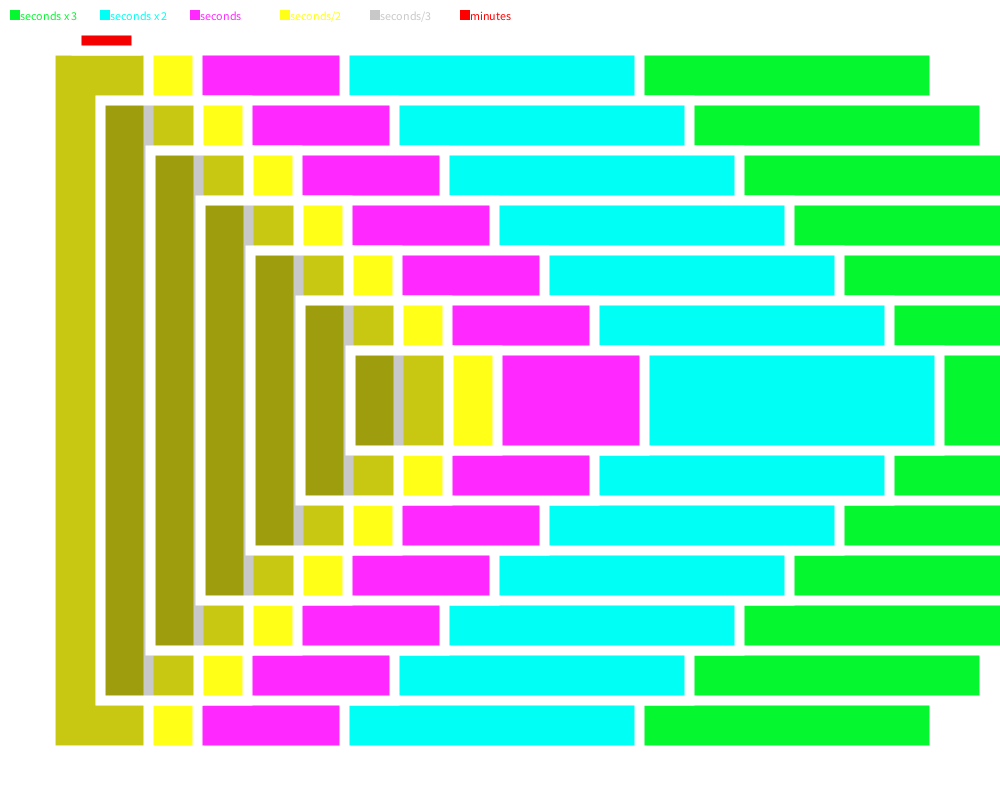
Frame 1 (no input)
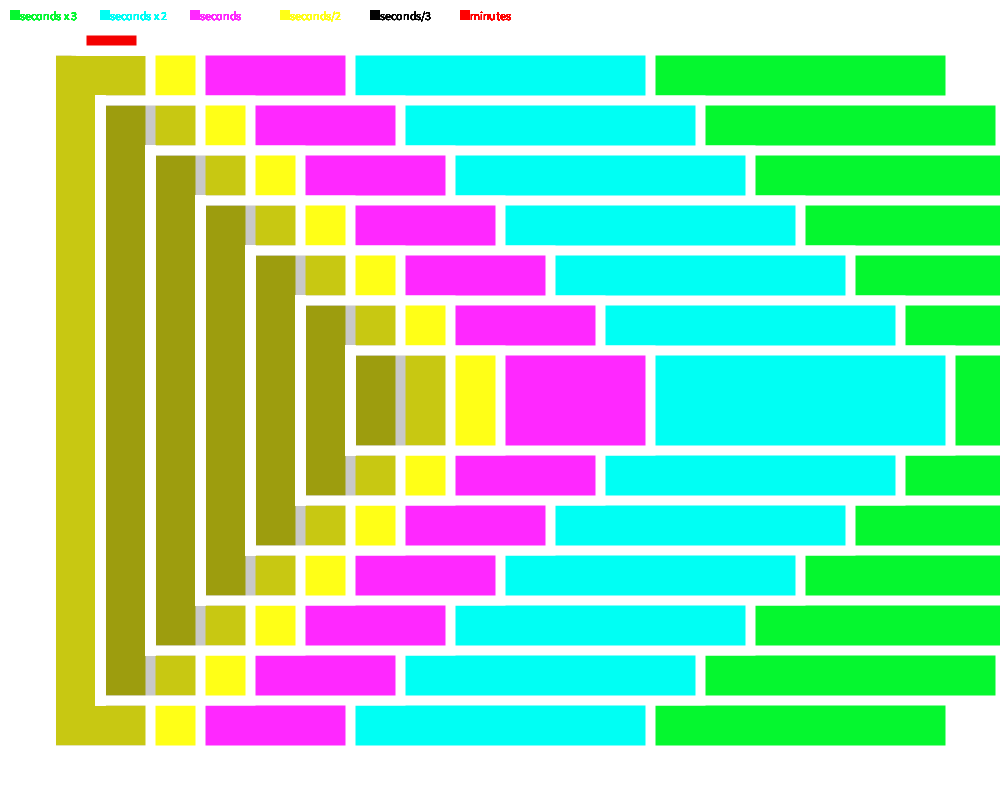
Frame 60 (the mouse pressed at the canvas centre just before this capture)
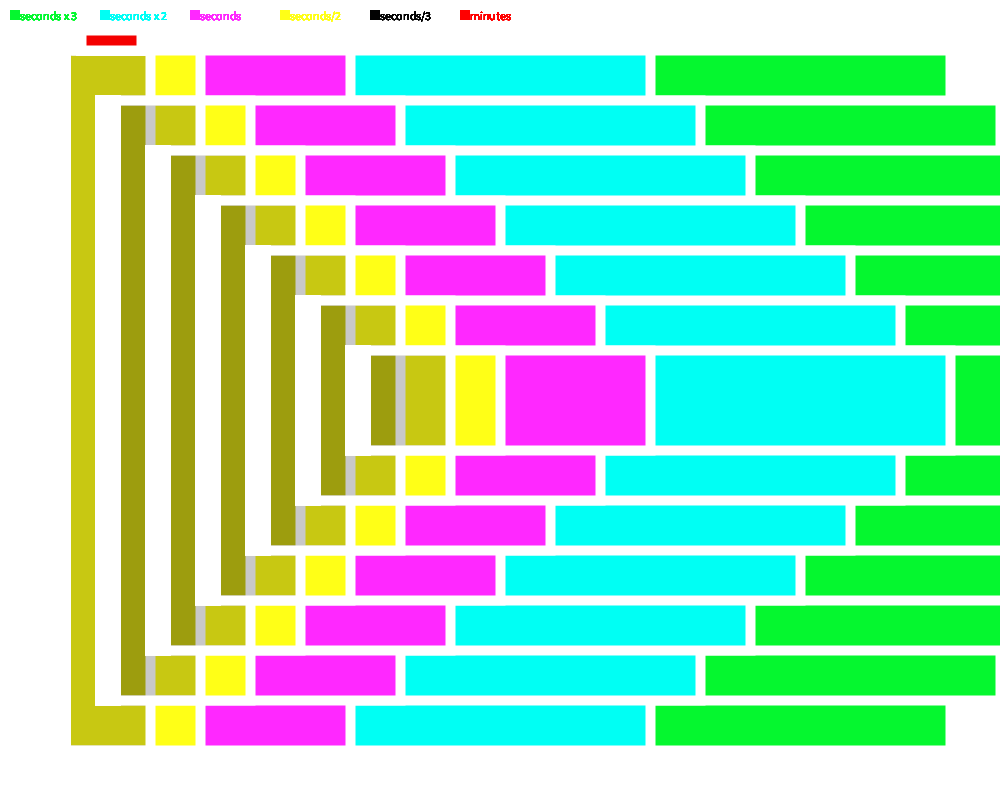
Frame 120 (the mouse held since frame 60 and released just before this capture)

The Processing sketch that drew these frames (run headless with seeded random() and noise(); from frame 60 on, the mouse is pressed at the canvas centre):

// Processing sketch: processing_164667
// ── processing_164667.pde

void setup(){
size(1000,800);
background(255);
}

 
void draw(){
float s = map(second(), 0, 59, 0, 300);
float m = map(minute(), 0, 59, 0, 300);

//square
fill(5,247,47);
stroke(255,255,255);
strokeWeight(10);
rect ( 50, 50, s*3, 700);
stroke(255,255,255);
strokeWeight(10);
rect ( 100, 100, s*3, 600);
stroke(255,255,255);
strokeWeight(10);
rect ( 150, 150, s*3, 500);
stroke(255,255,255);
strokeWeight(10);
rect ( 200, 200, s*3, 400);
stroke(255,255,255);
strokeWeight(10);
rect ( 250, 250, s*3, 300);
stroke(255,255,255);
strokeWeight(10);
rect ( 300, 300, s*3, 200);
stroke(255,255,255);
strokeWeight(10);
rect ( 350, 350, s*3, 100);

// inception square
// inception square
fill(0,255,244);
stroke(255,255,255);
strokeWeight(10);
rect ( 50, 50, s*2, 700);
stroke(255,255,255);
strokeWeight(10);
rect ( 100, 100, s*2, 600);
stroke(255,255,255);
strokeWeight(10);
rect ( 150, 150, s*2, 500);
stroke(255,255,255);
strokeWeight(10);
rect ( 200, 200, s*2, 400);
stroke(255,255,255);
strokeWeight(10);
rect ( 250, 250, s*2, 300);
stroke(255,255,255);
strokeWeight(10);
rect ( 300, 300, s*2, 200);
stroke(255,255,255);
strokeWeight(10);
rect ( 350, 350, s*2, 100);


// inception square
// inception square
fill(255,40,255);
stroke(255,255,255);
strokeWeight(10);
rect ( 50, 50, s, 700);
stroke(255,255,255);
strokeWeight(10);
rect ( 100, 100, s, 600);
stroke(255,255,255);
strokeWeight(10);
rect ( 150, 150, s, 500);
stroke(255,255,255);
strokeWeight(10);
rect ( 200, 200, s, 400);
stroke(255,255,255);
strokeWeight(10);
rect ( 250, 250, s, 300);
stroke(255,255,255);
strokeWeight(10);
rect ( 300, 300, s, 200);
stroke(255,255,255);
strokeWeight(10);
rect ( 350, 350, s, 100);


// inception square
fill(255,255,23);
stroke(255,255,255);
strokeWeight(10);
rect ( 50, 50, s/2, 700);
stroke(255,255,255);
strokeWeight(10);
rect ( 100, 100, s/2, 600);
stroke(255,255,255);
strokeWeight(10);
rect ( 150, 150, s/2, 500);
stroke(255,255,255);
strokeWeight(10);
rect ( 200, 200, s/2, 400);
stroke(255,255,255);
strokeWeight(10);
rect ( 250, 250, s/2, 300);
stroke(255,255,255);
strokeWeight(10);
rect ( 300, 300, s/2, 200);
stroke(255,255,255);
strokeWeight(10);
rect ( 350, 350, s/2, 100);


// inception square
fill(0,55);
stroke(255,255,255);
strokeWeight(10);
rect ( 50, 50, s/3, 700);
stroke(255,255,255);
strokeWeight(10);
rect ( 100, 100, s/3, 600);
stroke(255,255,255);
strokeWeight(10);
rect ( 150, 150, s/3, 500);
stroke(255,255,255);
strokeWeight(10);
rect ( 200, 200, s/3, 400);
stroke(255,255,255);
strokeWeight(10);
rect ( 250, 250, s/3, 300);
stroke(255,255,255);
strokeWeight(10);
rect ( 300, 300, s/3, 200);
stroke(255,255,255);
strokeWeight(10);
rect ( 350, 350, s/3, 100);

fill(244,0,0);
rect( m, 30, 60, 20);

noStroke();
fill(5,247,47);
rect(10,10,10,10);
text("seconds x 3 ", 20, 20);

fill(0,255,244);
rect(100,10,10,10);
text("seconds x 2 ", 110, 20);

fill(255,40,255);
rect(190,10,10,10);
text("seconds ", 200, 20);

fill(255,255,23);
rect(280,10,10,10);
text("seconds/2 ", 290, 20);

fill(0,55);
rect(370,10,10,10);
text("seconds/3 ", 380, 20);

fill(255,0,0);
rect(460,10,10,10);
text("minutes ", 470, 20);


}
